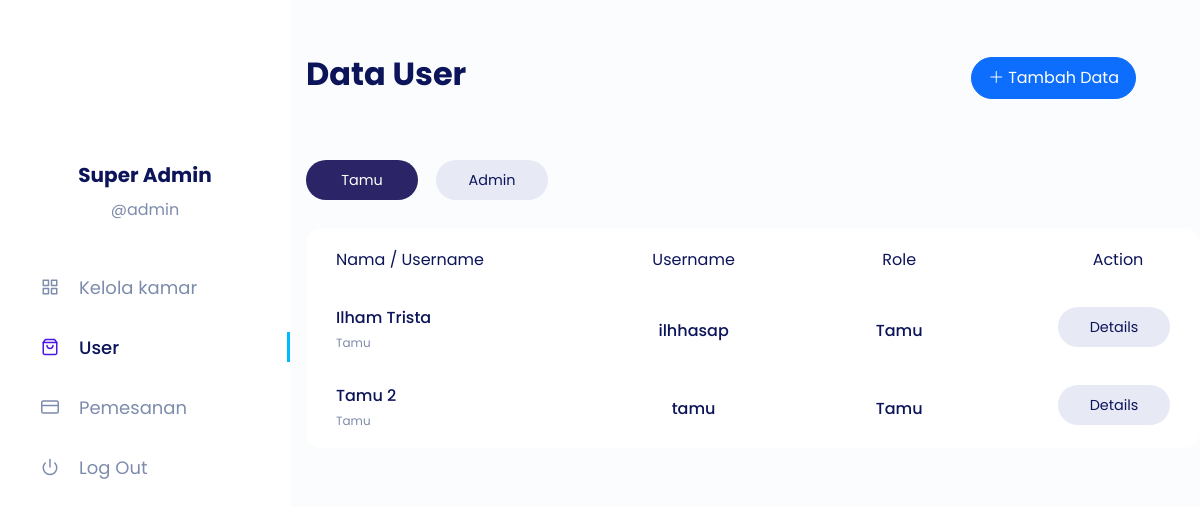
Page /public/customer (signed in) on the committed database.
### tables this page shows
CREATE TABLE `user` (
  `idUser` int(11) NOT NULL,
  `namaUser` varchar(255) NOT NULL,
  `userName` varchar(64) NOT NULL,
  `password` varchar(255) NOT NULL,
  `isAdmin` int(1) NOT NULL DEFAULT 0
);

### app/core/Controller.php (called while the page is built, shortened)
<?php
class Controller {
    public function view($view, $data = [])
    {
        require_once '../app/views/' . $view . '.php';
    }
    public function model($model)
    {
        return new $model;
    }
}

### app/controllers/Customer.php (called while the page is built, shortened)
<?php
class Customer extends Controller {
    public function index()
    {
        $data['page'] = 'customer';
        $data['judul'] = 'Data User';
        $data['userAdmin'] = $this->model('CustomerModel')->getAllAdmin();
        $data['customer'] = $this->model('CustomerModel')->getAllCustomer();
        $this->view('customer/index', $data);
    }
}

### app/core/App.php (called while the page is built, shortened)
<?php
class App {
    protected $method = 'index';
    protected $params = [];
    public function __construct()
    {
        $this->controller = new $this->controller;
        call_user_func_array([$this->controller, $this->method], $this->params);
    }
}

### public/index.php (called while the page is built, shortened)
<?php
$app = new App;

### app/core/Database.php (called while the page is built, shortened)
<?php
class Database {
    private $host = DB_HOST;
    private $user = DB_USER;
    private $pass = DB_PASS;
    private $db_name = DB_NAME;
    private $dbh;
    private $stmt;
    public function __construct()
    {
        $dsn = 'mysql:host=' . $this->host . ';dbname=' . $this->db_name;
        $option = [
            PDO::ATTR_PERSISTENT => true,
            PDO::ATTR_ERRMODE => PDO::ERRMODE_EXCEPTION
        ];
        try {
            $this->dbh = new PDO($dsn, $this->user, $this->pass, $option);
        } catch(PDOException $e) {
            die($e->getMessage());
        }
    }
    public function query($query)
    {
        $this->stmt = $this->dbh->prepare($query);
    }
    public function execute()
    {
        $this->stmt->execute();
    }
    public function resultSet()
    {
        $this->execute();
        return $this->stmt->fetchAll(PDO::FETCH_ASSOC);
    }
}

### app/models/CustomerModel.php (called while the page is built, shortened)
<?php
class CustomerModel {
    private $table = 'user';
    private $db;
    public function __construct()
    {
        $this->db = new Database;
    }
    public function getAllCustomer()
    {
        $this->db->query('SELECT * FROM ' . $this->table . ' WHERE isAdmin = 0');
        return $this->db->resultSet();
    }
    public function getAllAdmin()
    {
        $this->db->query('SELECT * FROM ' . $this->table . ' WHERE isAdmin = 1');
        return $this->db->resultSet();
    }
}

### app/views/customer/index.php (the view, shortened to what this page needs)
<div class="col-12 col-xl-9">
    <div class="nav">
        <div class="d-flex justify-content-between align-items-center w-100 mb-3 mb-md-0">
            <div class="d-flex justify-content-between align-items-center w-100">
                <h2 class="nav-title"><?= $data['judul']?></h2>
                <a href="" class="btn btn-primary py-2 px-3" style="border-radius: 100px;" data-bs-toggle="modal"
                    data-bs-target="#formModal"><i class="bi bi-plus-lg me-1"></i>Tambah
                    Data</a>
            </div>
        </div>
    </div>
    <div class="row">
        <div class="col-12">
            <ul class="nav nav-tabs d-flex justify-content-start align-items-center" id="tableTab" role="tablist">
                <li class="nav-item" role="presentation">
                    <button class="nav-link active" id="tamu-tab" data-bs-toggle="tab" data-bs-target="#tamu"
                        type="button" role="tab" aria-controls="tamu" aria-selected="true">Tamu</button>
                </li>
                <li class="nav-item" role="presentation">
                    <button class="nav-link" id="admin-tab" data-bs-toggle="tab" data-bs-target="#admin" type="button"
                        role="tab" aria-controls="admin" aria-selected="false">Admin</button>
                </li>
            </ul>
            <div class="tab-content" id="tableTabContent">
                <div class="tab-pane fade show active" id="tamu" role="tabpanel" aria-labelledby="tamu-tab">
                    <div class="table-responsive">
                        <table class="table table-borderless transaction-table w-100 active" id="table-tamu">
                            <thead>
                                <tr>
                                    <th>Nama / Username</th>
                                    <th>Username</th>
                                    <th>Role</th>
                                    <th class="action-header">Action</th>
                                </tr>
                            </thead>
                            <tbody>
                                <?php $i = 1; foreach( $data['customer'] as $customer ) : ?>
                                <tr>
                                    <td>
                                        <div
                                            class="d-flex flex-column flex-md-row justify-content-start align-items-start align-items-md-center">
                                            <div
                                                class="d-flex flex-column justify-content-center align-items-start mt-2">
                                                <h5 class="transaction-game"><?= $customer['namaUser']; ?></h5>
                                                <h5 class="transaction-type">
                                                    <?= ($customer['isAdmin'] == 0) ? 'Tamu' : 'Admin' ?></h5>
                                            </div>
                                        </div>
                                    </td>
                                    <td class=""><?= $customer['userName']; ?></td>
                                    <td><?= ($customer['isAdmin'] == 0) ? 'Tamu' : 'Admin' ?></td>
                                    <td class="action"><a
                                            href="<?= BASEURL; ?>/customer/detail/<?= $customer['idUser']; ?>"
                                            class="btn-transaction mx-auto">Details</a></td>
                                </tr>
                                <?php $i++; endforeach; ?>
                            </tbody>
                        </table>
                    </div>
                </div>
            </div>
        </div>
    </div>
</div>
</div>

### public/css/index.css (style rules this page uses)
html, body { font-family: "Poppins"; font-style: normal; background-color: #FBFCFD; overflow-x: hidden; position: relative; padding-bottom: 70px; }
.btn-transaction, #tableTab .nav-link, .nav-input, .nav-input-group .btn-nav-input, .topup-btn, #toggle-navbar { background-color: transparent; border: none; outline: none; text-decoration: none; }
.nav { display: flex; justify-content: space-between; align-items: center; flex-wrap: wrap; padding: 50px 14px 24px 14px; }
@media (min-width: 768px) { .nav { flex-wrap: nowrap; } }
@media (min-width: 1200px) { .nav { padding: 50px 64px 24px 0px; } }
.nav-title { font-weight: 700; font-size: 32px; line-height: 48px; color: #0C145A; }
.transaction-table { background: #fff; border-radius: 16px; position: relative; opacity: 1; top: 0; left: 0; transition: all 0.7s ease-in-out; -webkit-transition: all 0.7s ease-in-out; }
.transaction-table.active { position: relative; opacity: 1; }
.transaction-table th, .transaction-table td { min-width: 120px; }
@media (min-width: 768px) { .transaction-table th, .transaction-table td { min-width: 0; } }
.transaction-table th { width: 23%; font-weight: 400; font-size: 16px; line-height: 24px; color: #0C145A; }
.transaction-table th:first-child { width: auto; }
@media (min-width: 992px) { .transaction-table th:first-child { width: auto !important; } }
.transaction-table th.action-header, .transaction-table td.action { width: 5%; }
@media (min-width: 576px) { .transaction-table th:not(:first-child), .transaction-table th:not(:last-child), .transaction-table td:not(:first-child), .transaction-table td:not(:last-child) { padding-right: 50px; } }
@media (min-width: 768px) { .transaction-table th:not(:first-child), .transaction-table th:not(:last-child), .transaction-table td:not(:first-child), .transaction-table td:not(:last-child) { padding-right: 50px; } }
@media (min-width: 992px) { .transaction-table th:not(:first-child), .transaction-table th:not(:last-child), .transaction-table td:not(:first-child), .transaction-table td:not(:last-child) { padding-right: 60px; } }
.transaction-table th.action-header, .transaction-table td.action { padding-right: 0; }
.transaction-table td { font-weight: 500; font-size: 16px; line-height: 24px; text-align: center; color: #0C145A; overflow: hidden; }
.transaction-table td.action { width: 5%; padding: 0px; }
@media (min-width: 768px) { .transaction-table td.action { padding: 0 30px; } }
.transaction-table td.status, .transaction-table td.action { vertical-align: middle; }
.transaction-table th:first-child { padding: 20px 30px; }
.transaction-table td:first-child { padding: 10px 0px 10px 30px; }
.transaction-table th:not(:first-child) { text-align: center; }
.transaction-game { font-weight: 500; font-size: 16px; line-height: 16px; text-align: start; color: #0C145A; }
.transaction-type { font-weight: 400; font-size: 12px; line-height: 18px; color: #7E8CAC; }
#tableTab { padding: 0px; padding-top: 30px; padding-bottom: 20px; border: none; }
.btn-transaction, #tableTab .nav-link { display: flex; justify-content: center; align-items: center; font-weight: 400; font-size: 14.4px; line-height: 22px; text-align: center; margin-bottom: 8px; width: 112px; height: 40px; background: #E7EAF5; color: #0C145A; border-radius: 80px; margin-right: 18px; }
.btn-transaction.active, #tableTab .nav-link.active { background-color: #2B2467; color: #fff; }
.table { border: none; }
.table th, .table td { vertical-align: middle; }
.table-responsive { position: relative; }

### rows in the picture
user: namaUser "Ilham Trista", isAdmin "Tamu", userName "ilhhasap"
user: namaUser "Tamu 2", isAdmin "Tamu", userName "tamu"

### other values in the picture
$_SESSION['namaUser'] "Super Admin"
$_SESSION['userName'] "admin"
$data['judul'] "Data User"
